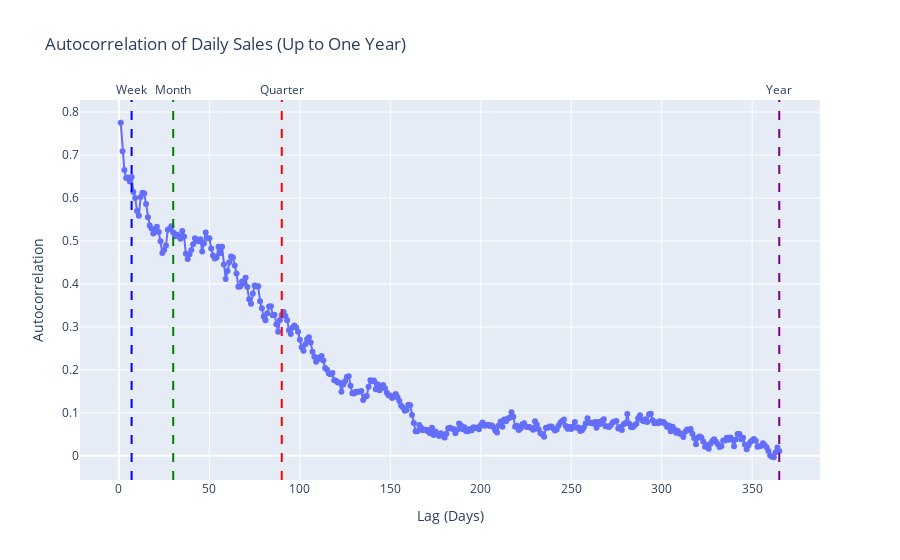

The notebook cell this image was saved under:
### Code cell
acf_values = acf(daily_sales['count'], nlags=365)

fig = go.Figure()
fig.add_trace(go.Scatter(x=list(range(1, 367)), y=acf_values[1:], mode='lines+markers'))

# Add vertical lines for the first week, month, quarter, and year
fig.add_vline(x=7, line=dict(color='blue', dash='dash'), annotation_text='Week', annotation_position='top')
fig.add_vline(x=30, line=dict(color='green', dash='dash'), annotation_text='Month', annotation_position='top')
fig.add_vline(x=90, line=dict(color='red', dash='dash'), annotation_text='Quarter', annotation_position='top')
fig.add_vline(x=365, line=dict(color='purple', dash='dash'), annotation_text='Year', annotation_position='top')

fig.update_layout(
    title='Autocorrelation of Daily Sales (Up to One Year)',
    xaxis_title='Lag (Days)',
    yaxis_title='Autocorrelation'
)

fig.show()

### Figure 1 — Plotly figure (JSON) as saved in the notebook; plotly's stock layout.template omitted (floating-point values rounded to 4 significant figures; data arrays with more than 128 entries replaced by an {"elided": "..."} marker saying what was removed)
{"data": [{"mode": "lines+markers", "type": "scatter", "x": {"elided": "366 int values"}, "y": {"elided": "365 float values"}}], "layout": {"annotations": [{"showarrow": false, "text": "Week", "x": 7, "xanchor": "center", "xref": "x", "y": 1, "yanchor": "bottom", "yref": "y domain"}, {"showarrow": false, "text": "Month", "x": 30, "xanchor": "center", "xref": "x", "y": 1, "yanchor": "bottom", "yref": "y domain"}, {"showarrow": false, "text": "Quarter", "x": 90, "xanchor": "center", "xref": "x", "y": 1, "yanchor": "bottom", "yref": "y domain"}, {"showarrow": false, "text": "Year", "x": 365, "xanchor": "center", "xref": "x", "y": 1, "yanchor": "bottom", "yref": "y domain"}], "shapes": [{"line": {"color": "blue", "dash": "dash"}, "type": "line", "x0": 7, "x1": 7, "xref": "x", "y0": 0, "y1": 1, "yref": "y domain"}, {"line": {"color": "green", "dash": "dash"}, "type": "line", "x0": 30, "x1": 30, "xref": "x", "y0": 0, "y1": 1, "yref": "y domain"}, {"line": {"color": "red", "dash": "dash"}, "type": "line", "x0": 90, "x1": 90, "xref": "x", "y0": 0, "y1": 1, "yref": "y domain"}, {"line": {"color": "purple", "dash": "dash"}, "type": "line", "x0": 365, "x1": 365, "xref": "x", "y0": 0, "y1": 1, "yref": "y domain"}], "title": {"text": "Autocorrelation of Daily Sales (Up to One Year)"}, "xaxis": {"title": {"text": "Lag (Days)"}}, "yaxis": {"title": {"text": "Autocorrelation"}}}}
